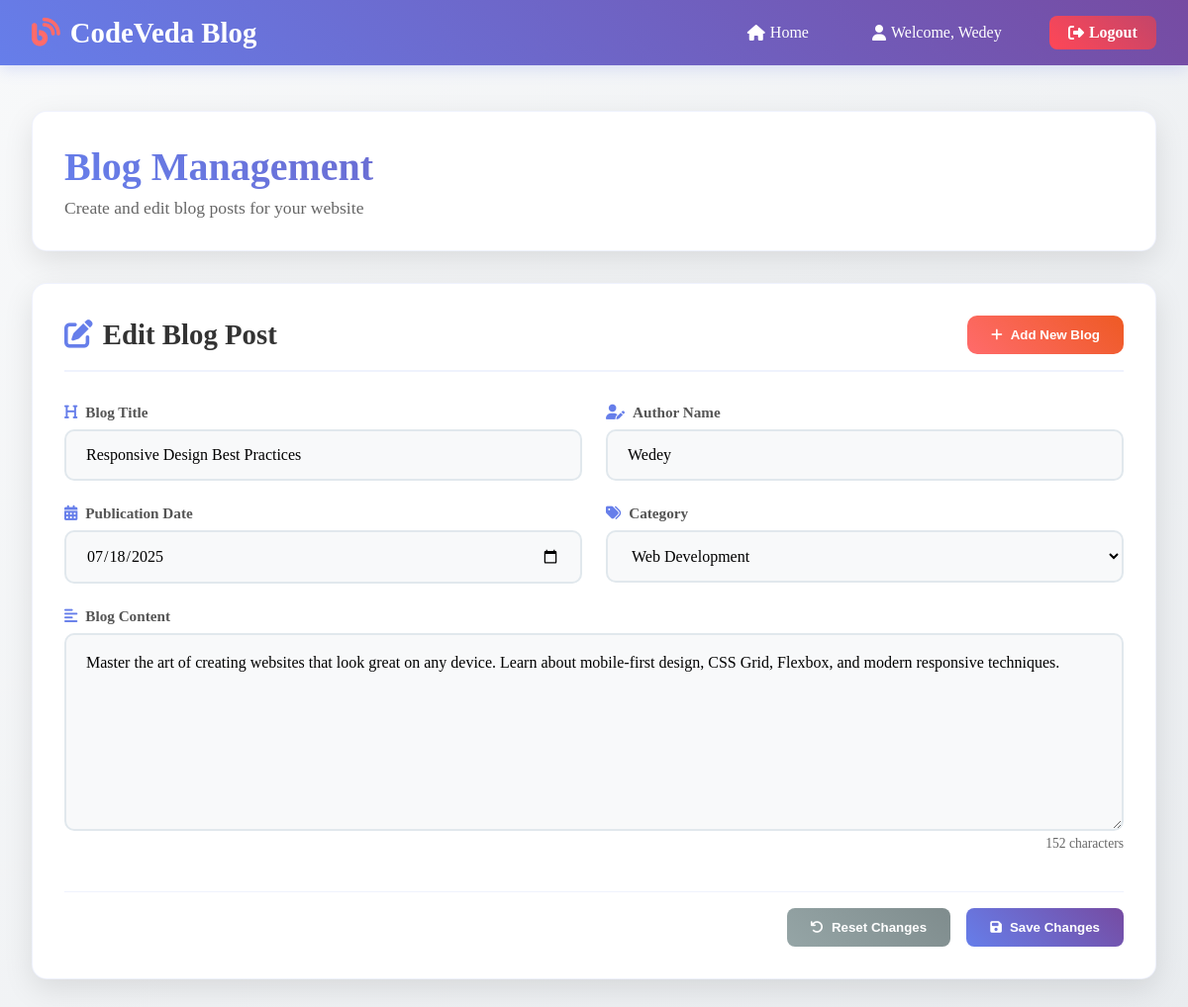
Screenshot of /editpost/3/ (signed in) with the database file from the repository.
### app/models.py (models this page shows)
class AuthUser(AbstractUser):
    password = models.CharField(max_length=128)
    last_login = models.DateTimeField(blank=True, null=True)
    is_superuser = models.BooleanField()
    username = models.CharField(unique=True, max_length=150)
    last_name = models.CharField(max_length=150)
    email = models.CharField(max_length=254,unique=True)
    is_staff = models.BooleanField()
    is_active = models.BooleanField(default=True)
    date_joined = models.DateTimeField(auto_now=True)
    first_name = models.CharField(max_length=150)
    class Meta:
        managed = True
        db_table = 'auth_user'

class blogPost(models.Model):
    title = models.CharField(max_length=200)
    content = models.TextField()
    cartegory = models.CharField(max_length=100)
    author = models.ForeignKey(AuthUser, on_delete=models.CASCADE)
    created_at = models.DateTimeField(auto_now_add=True)
    updated_at = models.DateTimeField(auto_now=True)
    class Meta:
        managed = True
        db_table = 'blog_post'

### app/views.py (the view)
# urls.py: path('editpost/<int:post_id>/', views.editpost_view, name='editpost'),
@login_required
@staff_member_required
def editpost_view(request, post_id):
    return edit_post_view_handler(request, post_id)

### app/utils.py (called while the page is built)
def edit_post_view_handler(request, post_id):
    try:
        post = blogPost.objects.get(id=post_id)
    except blogPost.DoesNotExist:
        return render(request, 'blog.html', {'error': 'Post not found'})
    if request.method == 'POST':
        post.title = request.POST.get('title')
        post.content = request.POST.get('content')
        post.save()
        return render(request, 'blog.html', {'success_message': 'Post updated successfully', 'post': post})
    return render(request, 'blog.html', {'post': post, 'edit_mode': True})

### app/templates/blog.html (shortened to what this page needs)
<!DOCTYPE html>
<html lang="en">
<head>
    <link rel="stylesheet" href="https://cdnjs.cloudflare.com/ajax/libs/font-awesome/6.4.0/css/all.min.css">
</head>
<body>
    <nav class="navbar">
        <div class="nav-container">
            <a href="{% url 'home' %}" class="logo">
                <i class="fas fa-blog"></i>
                CodeVeda Blog
            </a>
            <ul class="nav-menu">
                <li class="nav-item">
                    <a href="{% url 'home' %}" class="nav-link">
                        <i class="fas fa-home"></i>
                        Home
                    </a>
                </li>
                <li class="nav-item">
                    <a href="#" class="nav-link">
                        <i class="fas fa-user"></i>
                        Welcome, {{ user.username|title }}
                    </a>
                </li>
                <li class="nav-item">
                    <a href="{% url 'logout' %}" class="nav-link btn-danger">
                        <i class="fas fa-sign-out-alt"></i>
                        Logout
                    </a>
                </li>
            </ul>
        </div>
    </nav>
    <main class="main-content">
        <div class="page-header">
            <h1 class="page-title">Blog Management</h1>
            <p class="page-subtitle">Create and edit blog posts for your website</p>
        </div>
        <div class="form-container{% if not post %} hidden{% endif %}" id="editForm">
            <div class="form-header">
                <h2 class="form-title">
                    <i class="fas fa-edit"></i>
                    {% if post %}Edit Blog Post{% else %}Blog Management{% endif %}
                </h2>
                <button type="button" class="toggle-btn" onclick="toggleToNewForm()">
                    <i class="fas fa-plus"></i>
                    Add New Blog
                </button>
            </div>
            {% if post %}
            <form class="blog-form" id="editBlogForm" method="post" action="{% url 'editpost' post.id %}">
            {% else %}
            <form class="blog-form" id="editBlogForm" method="post" action="#" style="display: none;">
            {% endif %}
                <div class="form-row">
                    <div class="form-group">
                        <label class="form-label" for="editTitle">
                            <i class="fas fa-heading"></i>
                            Blog Title
                        </label>
                        <input type="text"
                               id="editTitle"
                               name="title"
                               class="form-input"
                               value="{% if post %}{{ post.title }}{% else %}Building Modern Web Applications with Django and React{% endif %}"
                               required>
                    </div>
                    <div class="form-group">
                        <label class="form-label" for="editAuthor">
                            <i class="fas fa-user-edit"></i>
                            Author Name
                        </label>
                        <input type="text"
                               id="editAuthor"
                               name="author"
                               class="form-input"
                               value="{% if post %}{{ post.author.username|title }}{% else %}{{ user.username|title }}{% endif %}"
                               readonly>
                    </div>
                </div>
                <div class="form-row">
                    <div class="form-group">
                        <label class="form-label" for="editDate">
                            <i class="fas fa-calendar-alt"></i>
                            Publication Date
                        </label>
                        <input type="date"
                               id="editDate"
                               name="date"
                               class="form-input"
                               value="2025-07-18"
                               required>
                    </div>
                    <div class="form-group">
                        <label class="form-label" for="editCategory">
                            <i class="fas fa-tags"></i>
                            Category
                        </label>
                        <select id="editCategory" name="category" class="form-input" required>
                            <option value="web-development" selected>Web Development</option>
                        </select>
                    </div>
                </div>
                <div class="form-group full-width">
                    <label class="form-label" for="editContent">
                        <i class="fas fa-align-left"></i>
                        Blog Content
                    </label>
                    <textarea id="editContent"
                              name="content"
                              class="form-textarea"
                              placeholder="Write your blog content here..."
                              required>{% if post %}{{ post.content }}{% endif %}</textarea>
                    <div class="char-count" id="editCharCount">0 characters</div>
                </div>
                <div class="form-actions">
                    <button type="button" class="btn btn-secondary" onclick="resetEditForm()">
                        <i class="fas fa-undo"></i>
                        Reset Changes
                    </button>
                    <button type="submit" class="btn btn-primary">
                        <i class="fas fa-save"></i>
                        Save Changes
                    </button>
                </div>
            </form>
        </div>
    </main>
</body>
</html>

### rows the page displays
blogPost: title "Responsive Design Best Practices", author "Wedey", content "Master the art of creating websites that look great on any device. Learn about mobile-first design, CSS Grid, Flexbox, and modern responsive techniques."

### other values shown
{{ user.username|title }} "Wedey"
